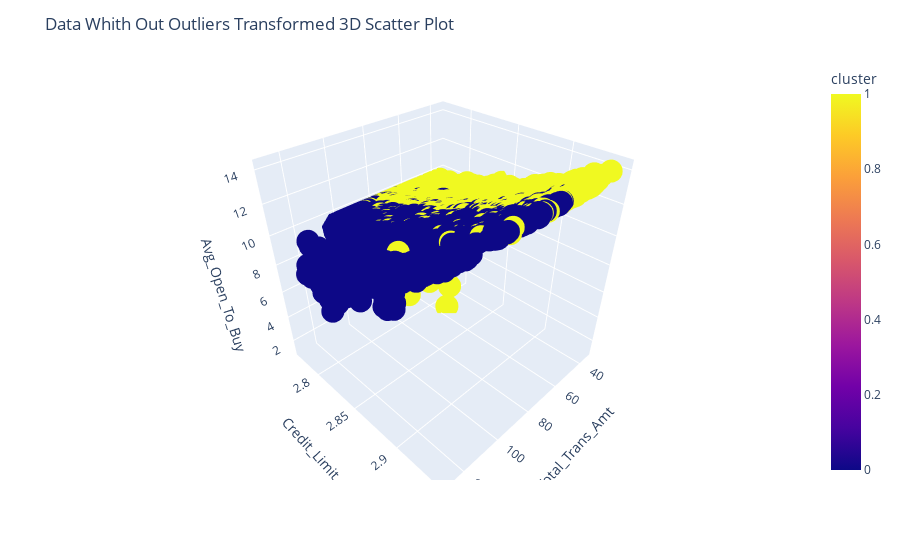

The notebook cell this image was saved under:
### Code cell
import plotly.express as px

# Función para graficar
def plot_3d_scatter_transformed(df, title):
    if all(col in data_without_outliers_transformed for col in ['Total_Trans_Amt', 'Credit_Limit', 'Avg_Open_To_Buy', 'cluster']):
        fig = px.scatter_3d(df, 
                            x='Total_Trans_Amt', 
                            y='Credit_Limit', 
                            z='Avg_Open_To_Buy',
                            color='cluster')
        fig.update_layout(title=title)
        fig.show()
    else:
        print(f"Columnas faltantes en {title}")

plot_3d_scatter_transformed(data_without_outliers_transformed, "Data Whith Out Outliers Transformed 3D Scatter Plot")

### Figure 1 — Plotly figure (JSON) as saved in the notebook; plotly's stock layout.template omitted (floating-point values rounded to 4 significant figures; data arrays with more than 128 entries replaced by an {"elided": "..."} marker saying what was removed)
{"data": [{"hovertemplate": "Total_Trans_Amt=%{x}<br>Credit_Limit=%{y}<br>Avg_Open_To_Buy=%{z}<br>cluster=%{marker.color}<extra></extra>", "legendgroup": "", "marker": {"color": {"elided": "8088 int values"}, "coloraxis": "coloraxis", "symbol": "circle"}, "mode": "markers", "name": "", "scene": "scene", "showlegend": false, "type": "scatter3d", "x": {"elided": "8088 float values"}, "y": {"elided": "8088 float values"}, "z": {"elided": "8088 float values"}}], "layout": {"coloraxis": {"colorbar": {"title": {"text": "cluster"}}, "colorscale": [[0, "#0d0887"], [0.1111, "#46039f"], [0.2222, "#7201a8"], [0.3333, "#9c179e"], [0.4444, "#bd3786"], [0.5556, "#d8576b"], [0.6667, "#ed7953"], [0.7778, "#fb9f3a"], [0.8889, "#fdca26"], [1, "#f0f921"]]}, "legend": {"tracegroupgap": 0}, "margin": {"t": 60}, "scene": {"domain": {"x": [0, 1], "y": [0, 1]}, "xaxis": {"title": {"text": "Total_Trans_Amt"}}, "yaxis": {"title": {"text": "Credit_Limit"}}, "zaxis": {"title": {"text": "Avg_Open_To_Buy"}}}, "title": {"text": "Data Whith Out Outliers Transformed 3D Scatter Plot"}}}
